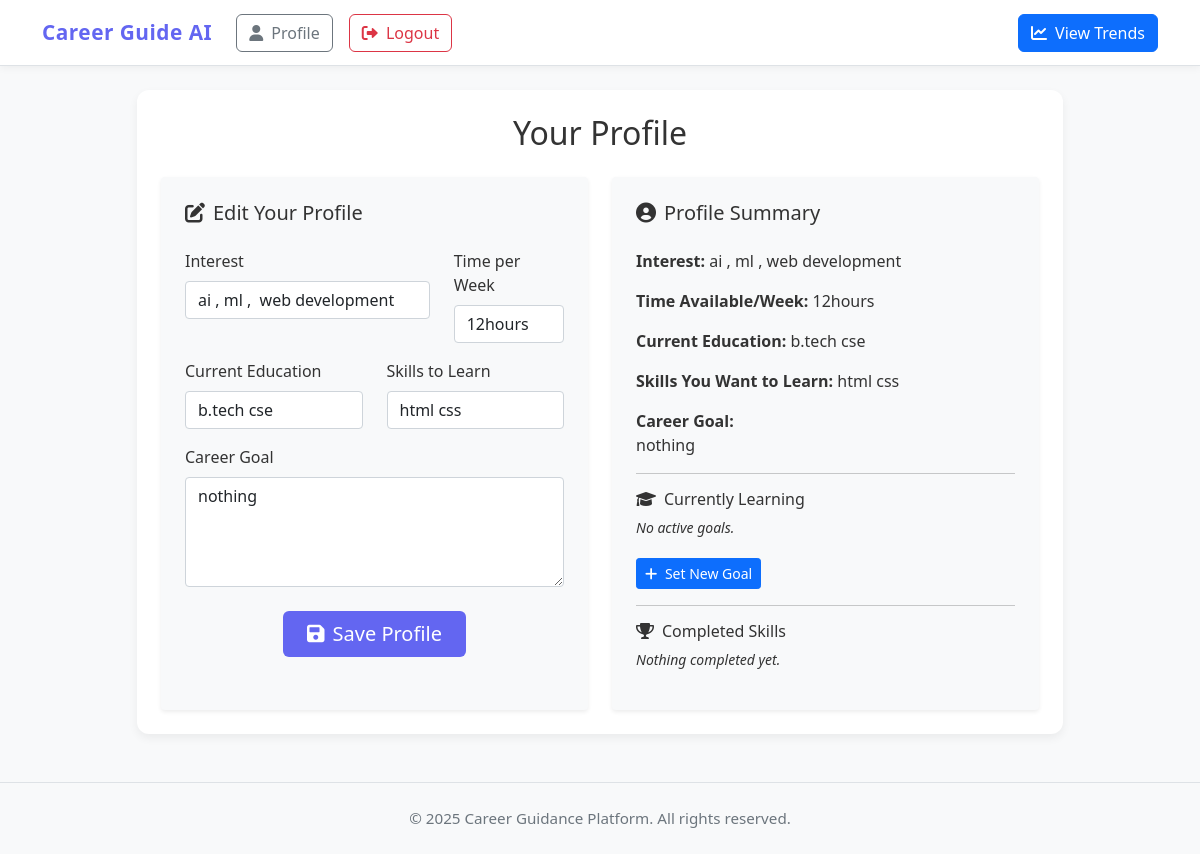
/profile (signed in), run on an earlier commit of the app's database.
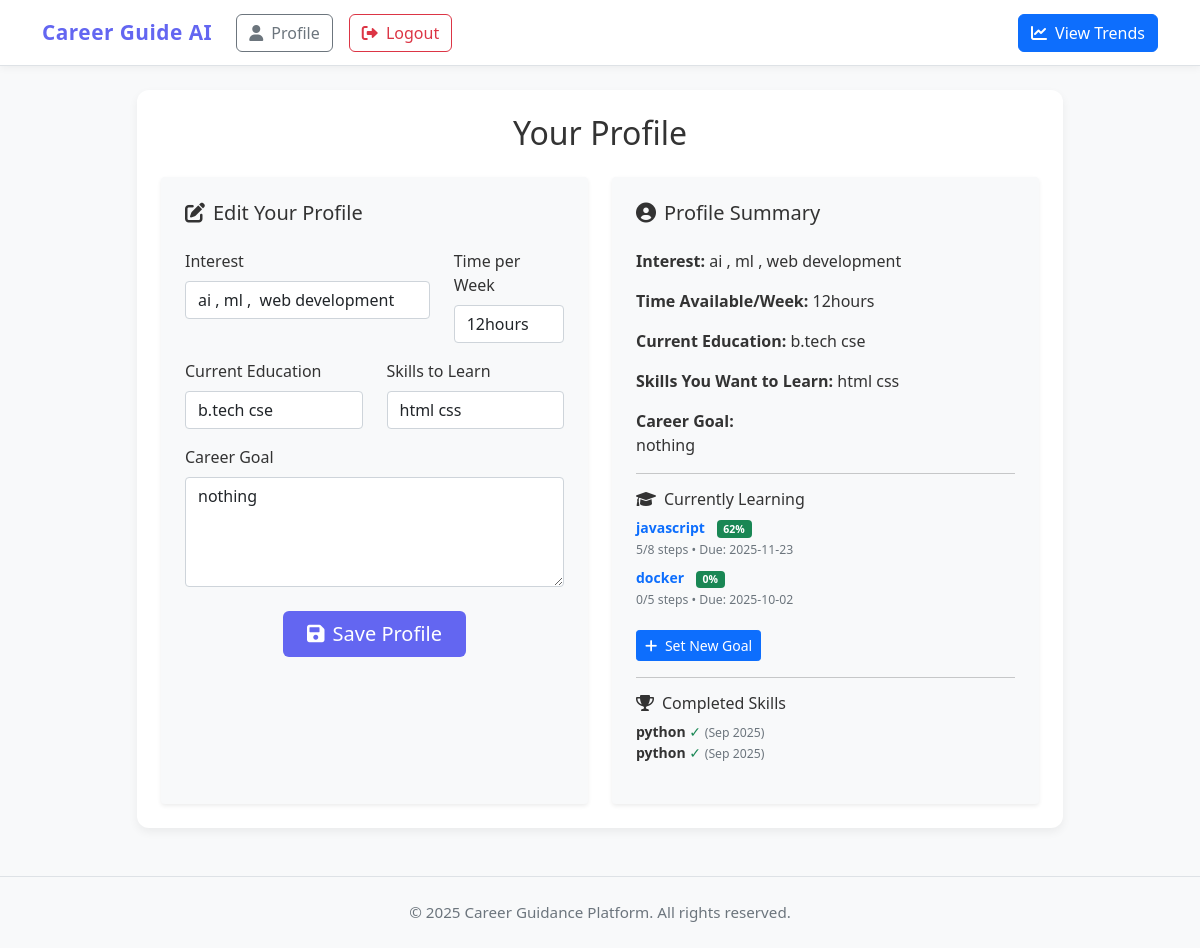
And on a later commit of the database.
### tables this page shows
CREATE TABLE user_profile (
                    id INTEGER PRIMARY KEY AUTOINCREMENT,
                    user_id INTEGER UNIQUE,
                    interest TEXT,
                    time_per_week TEXT,
                    current_education TEXT,
                    skills_want_to_learn TEXT,
                    career_goal TEXT
                );

CREATE TABLE user_goals (
        id INTEGER PRIMARY KEY AUTOINCREMENT,
        user_id INTEGER NOT NULL,
        skill_name TEXT NOT NULL,
        target_date DATE,
        created_at DATETIME DEFAULT CURRENT_TIMESTAMP,
        status TEXT DEFAULT 'active',
        completed_at DATETIME
    );

### app.py (the view, shortened to what this page needs)
@app.route("/profile", methods=["GET", "POST"])
def profile():
    if "user_id" not in session:
        return redirect(url_for("login"))
    try:
        conn = sqlite3.connect(DB_PATH)
        c = conn.cursor()
        c.execute("SELECT interest, time_per_week, current_education, skills_want_to_learn, career_goal FROM user_profile WHERE user_id=?", (session["user_id"],))
        profile_data = c.fetchone()
        c.execute("""
            SELECT id, skill_name, target_date,
                   (SELECT COUNT(*) FROM user_roadmap_steps WHERE goal_id = user_goals.id) as total_steps,
                   (SELECT COUNT(*) FROM user_roadmap_steps WHERE goal_id = user_goals.id AND completed = 1) as completed_steps
            FROM user_goals
            WHERE user_id = ? AND status = 'active'
            ORDER BY created_at DESC
        """, (session["user_id"],))
        active_goals = []
        for row in c.fetchall():
            goal = {
                "id": row[0],
                "skill_name": row[1],
                "target_date": row[2],
                "total_steps": row[3],
                "completed_steps": row[4],
                "progress_percent": int(row[4]/row[3]*100) if row[3] > 0 else 0
            }
            active_goals.append(goal)
        c.execute("""
            SELECT skill_name, completed_at
            FROM user_goals
            WHERE user_id = ? AND status = 'completed'
            ORDER BY completed_at DESC LIMIT 5
        """, (session["user_id"],))
        completed_goals = []
        for row in c.fetchall():
            from datetime import datetime
            try:
                dt = datetime.strptime(row[1], '%Y-%m-%d %H:%M:%S')
                display_date = dt.strftime('%b %Y')
            except:
                display_date = row[1].split(' ')[0] if row[1] else "Unknown"
            completed_goals.append({
                "skill_name": row[0],
                "completed_at": display_date
            })
        conn.close()
        return render_template("profile.html", profile=profile_data, active_goals=active_goals, completed_goals=completed_goals)
    except sqlite3.Error as e:
        print(f"Database error in profile: {e}")
        flash("Database error occurred. Please try again.", "error")
        return render_template("profile.html", profile=None, active_goals=[], completed_goals=[])

### templates/profile.html (shortened to what this page needs)
{% extends "layout.html" %}
{% block content %}
<div class="row justify-content-center">
    <div class="col-lg-10">
        <div class="card">
            <div class="card-body p-4">
                <h2 class="text-center mb-4">Your Profile</h2>
                <div class="row g-4">
                    <div class="col-md-6">
                        <div class="bg-light p-4 rounded shadow-sm h-100">
                            <h5 class="mb-4"><i class="fas fa-edit me-2"></i>Edit Your Profile</h5>
                            <form method="POST">
                                <div class="row mb-3">
                                    <div class="col-md-8">
                                        <label for="interest" class="form-label">Interest</label>
                                        <input type="text" class="form-control" name="interest" id="interest"
                                               value="{{ profile[0] if profile else '' }}">
                                    </div>
                                    <div class="col-md-4">
                                        <label for="time_per_week" class="form-label">Time per Week</label>
                                        <input type="text" class="form-control" name="time_per_week" id="time_per_week"
                                               value="{{ profile[1] if profile else '' }}">
                                    </div>
                                </div>
                                <div class="row mb-3">
                                    <div class="col-md-6">
                                        <label for="current_education" class="form-label">Current Education</label>
                                        <input type="text" class="form-control" name="current_education" id="current_education"
                                               value="{{ profile[2] if profile else '' }}">
                                    </div>
                                    <div class="col-md-6">
                                        <label for="skills_want_to_learn" class="form-label">Skills to Learn</label>
                                        <input type="text" class="form-control" name="skills_want_to_learn" id="skills_want_to_learn"
                                               value="{{ profile[3] if profile else '' }}">
                                    </div>
                                </div>
                                <div class="mb-4">
                                    <label for="career_goal" class="form-label">Career Goal</label>
                                    <textarea class="form-control" name="career_goal" id="career_goal" rows="4">{{ profile[4] if profile else '' }}</textarea>
                                </div>
                                <div class="text-center">
                                    <button type="submit" class="btn btn-indigo btn-lg px-4">
                                        <i class="fas fa-save me-2"></i>Save Profile
                                    </button>
                                </div>
                            </form>
                        </div>
                    </div>
                    <div class="col-md-6">
                        <div class="bg-light p-4 rounded shadow-sm h-100">
                            <h5 class="mb-4"><i class="fas fa-user-circle me-2"></i>Profile Summary</h5>
                            {% if profile %}
                                <div class="mb-3">
                                    <strong>Interest:</strong> {{ profile[0] or '<em>Not set</em>' }}
                                </div>
                                <div class="mb-3">
                                    <strong>Time Available/Week:</strong> {{ profile[1] or '<em>Not set</em>' }}
                                </div>
                                <div class="mb-3">
                                    <strong>Current Education:</strong> {{ profile[2] or '<em>Not set</em>' }}
                                </div>
                                <div class="mb-3">
                                    <strong>Skills You Want to Learn:</strong> {{ profile[3] or '<em>Not set</em>' }}
                                </div>
                                <div class="mb-3">
                                    <strong>Career Goal:</strong>
                                    <p class="mb-0">{{ profile[4] or '<em>No goal set yet.</em>' }}</p>
                                </div>
                            {% else %}
                                <p class="text-muted">No profile data available. Please fill out the form to get started.</p>
                            {% endif %}
                            <hr>
                            <h6><i class="fas fa-graduation-cap me-2"></i>Currently Learning</h6>
                            <ul class="list-unstyled small">
                                {% if active_goals %}
                                    {% for goal in active_goals %}
                                    <li class="mb-2">
                                        <a href="{{ url_for('learning_roadmap', goal_id=goal.id) }}" class="text-decoration-none">
                                            <strong>{{ goal.skill_name }}</strong>
                                            <span class="badge bg-success ms-2">{{ goal.progress_percent }}%</span>
                                        </a>
                                        <br>
                                        <small class="text-muted">
                                            {{ goal.completed_steps }}/{{ goal.total_steps }} steps •
                                            {% if goal.target_date %}Due: {{ goal.target_date }}{% else %}No deadline{% endif %}
                                        </small>
                                    </li>
                                    {% endfor %}
                                {% else %}
                                    <li><em>No active goals.</em></li>
                                {% endif %}
                            </ul>
                            <a href="{{ url_for('set_learning_goal') }}" class="btn btn-primary btn-sm mt-1">
                                <i class="fas fa-plus me-1"></i> Set New Goal
                            </a>
                            <hr>
                            <h6><i class="fas fa-trophy me-2"></i>Completed Skills</h6>
                            <ul class="list-unstyled small">
                                {% if completed_goals %}
                                    {% for goal in completed_goals %}
                                    <li>
                                        <strong>{{ goal.skill_name }}</strong>
                                        <span class="text-success">✓</span>
                                        <small class="text-muted">({{ goal.completed_at }})</small>
                                    </li>
                                    {% endfor %}
                                {% else %}
                                    <li><em>Nothing completed yet.</em></li>
                                {% endif %}
                            </ul>
                        </div>
                    </div>
                </div>
            </div>
        </div>
    </div>
</div>
{% endblock %}

### templates/layout.html (shortened to what this page needs)
<!DOCTYPE html>
<html lang="en">
<head>
    <link href="https://cdn.jsdelivr.net/npm/bootstrap@5.1.3/dist/css/bootstrap.min.css" rel="stylesheet">
    <link rel="stylesheet" href="https://cdnjs.cloudflare.com/ajax/libs/font-awesome/6.0.0/css/all.min.css">
</head>
<body>
    <nav class="navbar navbar-expand-lg navbar-light bg-light border-bottom">
        <div class="container">
            <a class="navbar-brand fw-bold" href="{{ url_for('index') }}">
                Career Guide AI
            </a>
            {% if session.get("user_id") %}
            <a href="{{ url_for('profile') }}" class="btn btn-outline-secondary me-2">
                <i class="fas fa-user me-1"></i> Profile
            </a>
            <a href="{{ url_for('logout') }}" class="btn btn-outline-danger">
                <i class="fas fa-sign-out-alt me-1"></i> Logout
            </a>
            {% endif %}
            <div class="navbar-nav ms-auto">
                <a href="{{ url_for('trends_page') }}" class="btn btn-primary">
                    <i class="fas fa-chart-line me-2"></i>View Trends
                </a>
            </div>
        </div>
    </nav>
    <main class="container my-4">
        {% block content %}
        {% endblock %}
    </main>
    <footer class="bg-light border-top mt-5 py-4">
        <div class="container text-center">
            <p class="text-muted mb-0">&copy; 2025 Career Guidance Platform. All rights reserved.</p>
        </div>
    </footer>
</body>
</body>
</html>

### templates/layout.html (style rules this page uses)
body { font-family: 'Segoe UI', Tahoma, Geneva, Verdana, sans-serif; background-color: #f8f9fa; color: #333; }
a { text-decoration: none; }
.navbar { background-color: #ffffff !important; box-shadow: 0 2px 8px rgba(0, 0, 0, 0.05); padding: 0.75rem 1rem; }
.navbar-brand { font-weight: 700; color: #6366f1 !important; font-size: 1.3rem; letter-spacing: 0.5px; }
.navbar .btn { margin-left: 0.5rem; font-weight: 500; border-radius: 6px; }
.card { border: none; border-radius: 12px; box-shadow: 0 4px 10px rgba(0, 0, 0, 0.06); transition: all 0.2s ease; }
.btn-indigo { background-color: #6366f1; border: none; color: #fff; padding: 0.5rem 1rem; font-weight: 500; border-radius: 6px; transition: 0.2s ease; }
footer { background: #ffffff; border-top: 1px solid #e5e7eb; padding: 1.5rem 0; color: #6b7280; font-size: 0.95rem; }

What changed in the data, as far as the page shows it:
added user_goals: skill_name "javascript", progress_percent "62", completed_steps "5", total_steps "8", target_date "2025-11-23", shown under "Currently Learning"
added user_goals: skill_name "docker", progress_percent "0", completed_steps "0", total_steps "5", target_date "2025-10-02", shown under "Currently Learning"
added user_goals: skill_name "python", completed_at "Sep 2025", shown under "Completed Skills"
added user_goals: skill_name "python", completed_at "Sep 2025", shown under "Completed Skills"
Also different on the page:
text no longer shown: "No active goals. Nothing completed yet."
